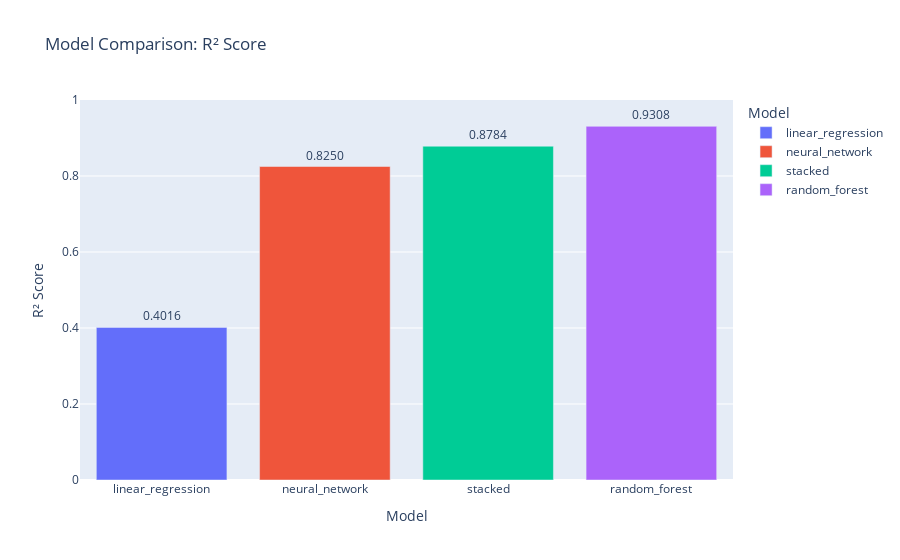

The code cell stored with this chart in its notebook:
### Code cell
import pandas as pd
import plotly.express as px
df = pd.read_csv('modelComparisons.csv')
# df.columns = df.columns.str.strip()

# df.head()

df = df.sort_values('r_squared')
df.head()

# Bar Chart
fig = px.bar(
    df,
    x='model',
    y='r_squared',
    color = 'model',
    text='r_squared',
    title='Model Comparison: R² Score',
    labels={'r_squared': 'R² Score', 'model': 'Model'}
)

fig.update_traces(texttemplate='%{text:.4f}', textposition='outside')
fig.update_layout(yaxis=dict(range=[0, 1]), uniformtext_minsize=8, uniformtext_mode='hide')

fig.show()

### Figure 1 — Plotly figure (JSON) as saved in the notebook; plotly's stock layout.template omitted (floating-point values rounded to 4 significant figures)
{"data": [{"alignmentgroup": "True", "hovertemplate": "Model=%{x}<br>R² Score=%{text}<extra></extra>", "legendgroup": "linear_regression", "marker": {"color": "#636efa", "pattern": {"shape": ""}}, "name": "linear_regression", "offsetgroup": "linear_regression", "orientation": "v", "showlegend": true, "text": [0.4016], "textposition": "outside", "texttemplate": "%{text:.4f}", "type": "bar", "x": ["linear_regression"], "xaxis": "x", "y": [0.4016], "yaxis": "y"}, {"alignmentgroup": "True", "hovertemplate": "Model=%{x}<br>R² Score=%{text}<extra></extra>", "legendgroup": "neural_network", "marker": {"color": "#EF553B", "pattern": {"shape": ""}}, "name": "neural_network", "offsetgroup": "neural_network", "orientation": "v", "showlegend": true, "text": [0.825], "textposition": "outside", "texttemplate": "%{text:.4f}", "type": "bar", "x": ["neural_network"], "xaxis": "x", "y": [0.825], "yaxis": "y"}, {"alignmentgroup": "True", "hovertemplate": "Model=%{x}<br>R² Score=%{text}<extra></extra>", "legendgroup": "stacked", "marker": {"color": "#00cc96", "pattern": {"shape": ""}}, "name": "stacked", "offsetgroup": "stacked", "orientation": "v", "showlegend": true, "text": [0.8784], "textposition": "outside", "texttemplate": "%{text:.4f}", "type": "bar", "x": ["stacked"], "xaxis": "x", "y": [0.8784], "yaxis": "y"}, {"alignmentgroup": "True", "hovertemplate": "Model=%{x}<br>R² Score=%{text}<extra></extra>", "legendgroup": "random_forest", "marker": {"color": "#ab63fa", "pattern": {"shape": ""}}, "name": "random_forest", "offsetgroup": "random_forest", "orientation": "v", "showlegend": true, "text": [0.9308], "textposition": "outside", "texttemplate": "%{text:.4f}", "type": "bar", "x": ["random_forest"], "xaxis": "x", "y": [0.9308], "yaxis": "y"}], "layout": {"barmode": "relative", "legend": {"title": {"text": "Model"}, "tracegroupgap": 0}, "title": {"text": "Model Comparison: R² Score"}, "uniformtext": {"minsize": 8, "mode": "hide"}, "xaxis": {"anchor": "y", "categoryarray": ["linear_regression", "neural_network", "stacked", "random_forest"], "categoryorder": "array", "domain": [0, 1], "title": {"text": "Model"}}, "yaxis": {"anchor": "x", "domain": [0, 1], "range": [0, 1], "title": {"text": "R² Score"}}}}
